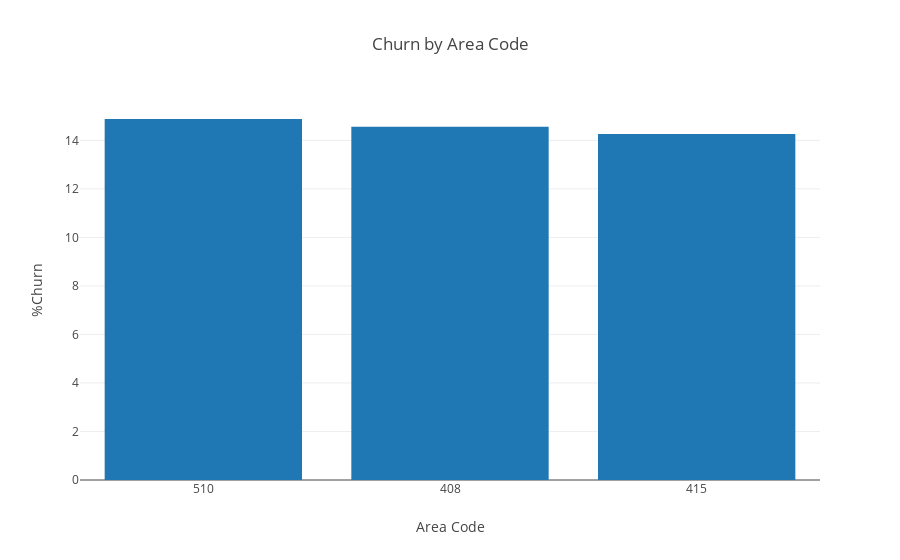

Notebook cell for this chart:
### Code cell
barPlotY(pctgChurnByAreaCode, title='Churn by Area Code', 
          xaxis="Area Code", yaxis="%Churn", xcat=True)

### Figure 1 — Plotly figure (JSON) as saved in the notebook; plotly's stock layout.template omitted (floating-point values rounded to 4 significant figures)
{"data": [{"type": "bar", "x": [510, 408, 415], "y": [14.88, 14.56, 14.26]}], "layout": {"title": "Churn by Area Code", "xaxis": {"title": "Area Code", "type": "category"}, "yaxis": {"title": "%Churn"}}}
